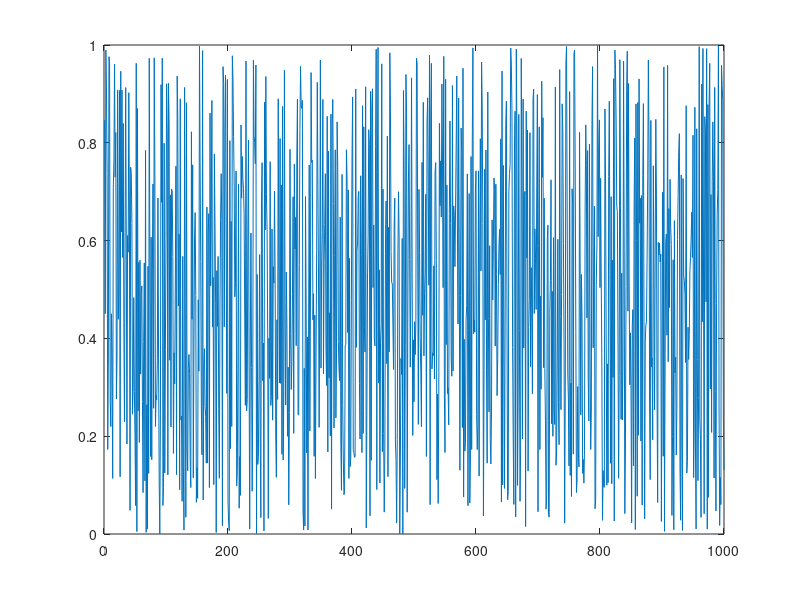
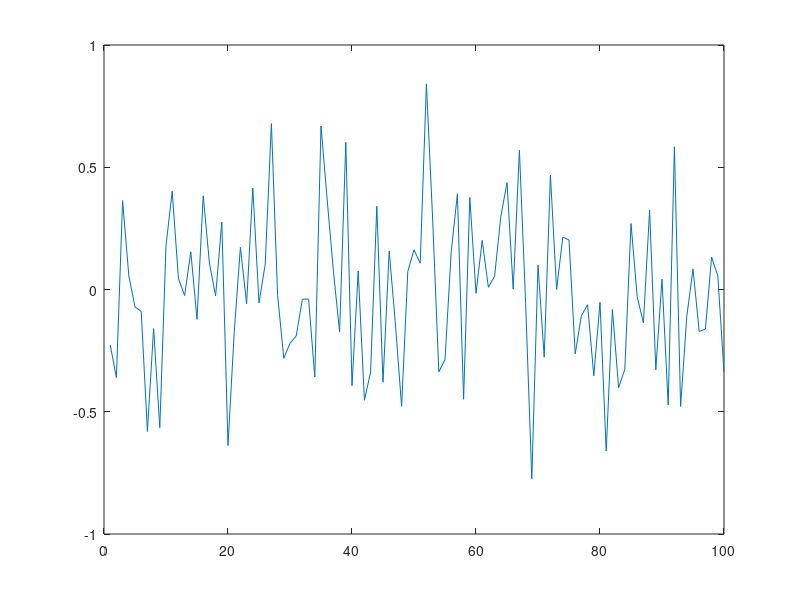
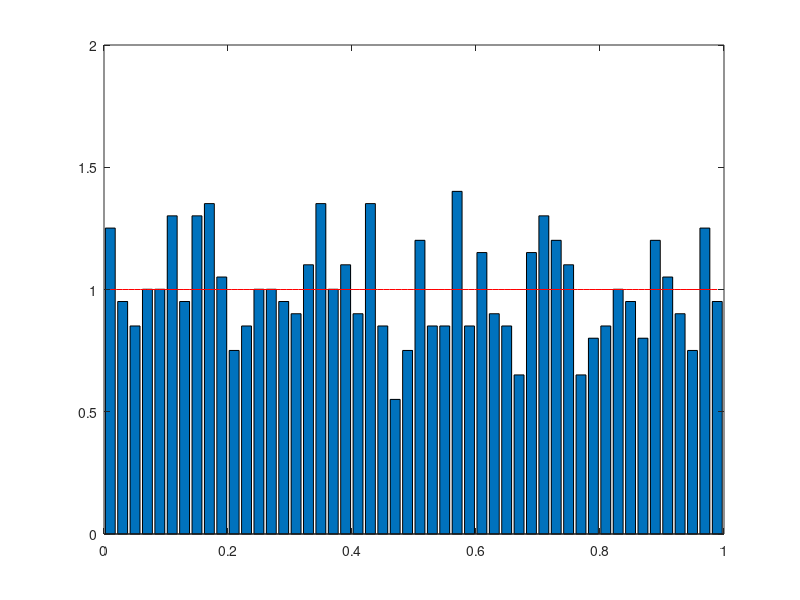
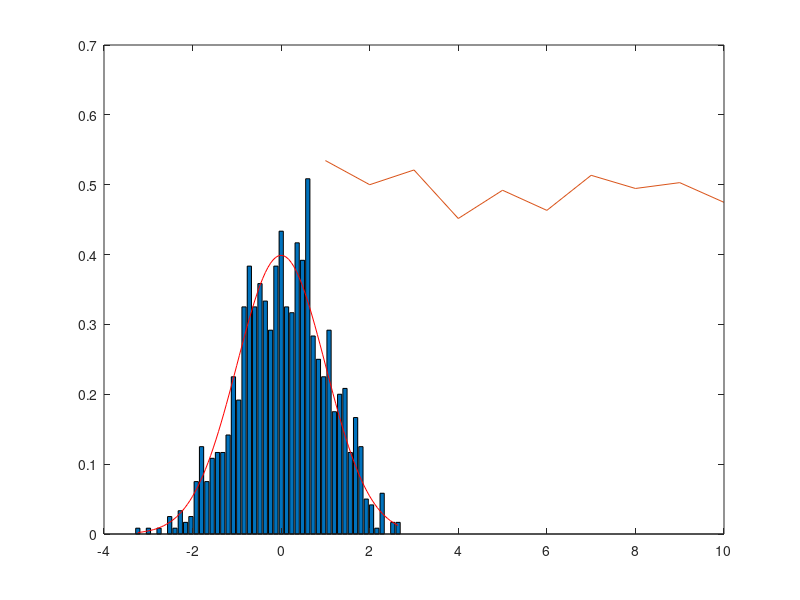

The MATLAB source for these figures, in order:
% random_signal_estim_mean.m

clc;
clear all;
close all;

n = 1000;
x_u = rand(n,1);			% uniform distribution
x_g = randn(n,1);			% normal distribution

% plot time series
figure;
plot(1:n,x_u);
figure;
plot(1:n,x_g);

% plot histogram
figure;
[count,x_cent] = hist(x_u,50);
bar(x_cent,count/sum(count)/(x_cent(2)-x_cent(1)));	% normalize histogram so its total area = 1

% plot analytical distribution
x_an = linspace(x_cent(1),x_cent(end),101);
y_an = ones(size(x_an));
hold on;
plot(x_an,y_an,'r');

% plot histogram
figure;
[count,x_cent] = hist(x_g,50);
bar(x_cent,count/sum(count)/(x_cent(2)-x_cent(1)));	% normalize histogram so its total area = 1

% plot analytical distribution
x_an = linspace(x_cent(1),x_cent(end),101);
y_an = 1/sqrt(2*pi)*exp(-x_an.^2/2);
hold on;
plot(x_an,y_an,'r');

%% In class
clear 
clc
close all

n = 1000;

x_u = rand(n,1);			% uniform distribution
x_g = randn(n,1);			% normal distribution

% plot time series
% figure;
% plot(1:n,x_u);
% figure;
% plot(1:n,x_g);

% plot histogram
% figure;
[count,x_centu] = hist(x_u,50);
[count,x_centg] = hist(x_g, 50);

N=100;
for i=1:(n/N)
   avg100(i) = mean(x_u((i-1)*N+1:i*N));
   var100(i) = var(x_g((i-1)*N+1:i*N));
end

N=10;
for i=1:(n/N)
   avg10(i) = mean(x_g((i-1)*N+1:i*N));
   var10(i) = var(x_g((i-1)*N+1:i*N));
end
mean(avg100)
mean(avg10)
% var(avg10)
% var(avg100)
% figure(1)
% clf
plot(avg100)
figure(2)
% clf
plot(avg10)
